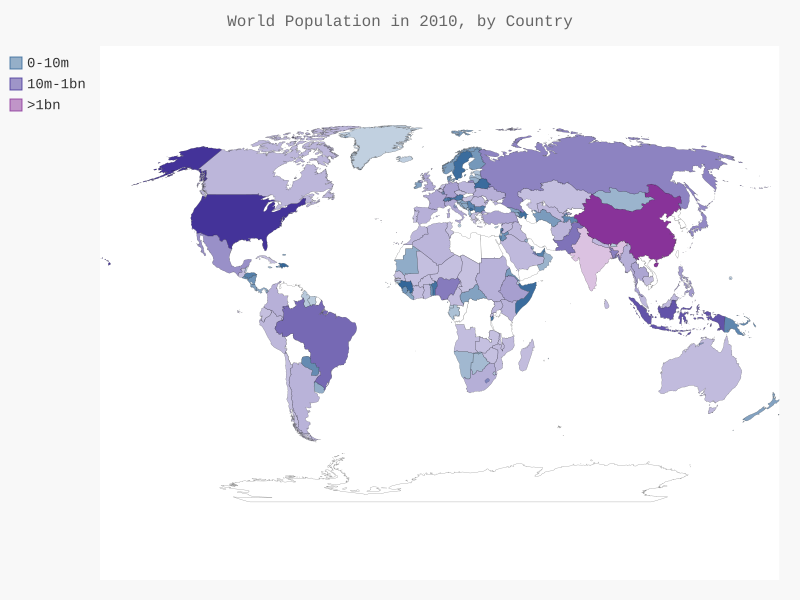

The Python source for this figure:
import json

import pygal.maps.world
from pygal.style import LightColorizedStyle as LCS, RotateStyle as RS


from country_codes import get_country_code

#Load the data into a list.
filename = 'population_data.json'
with open(filename) as f:
    pop_data = json.load(f)

# Build a dictionary of population data.
cc_populations = {}
#Print the 2010 population for each country.
for pop_dict in pop_data:
    if pop_dict['Year'] == '2010':
        country_name = pop_dict['Country Name']
        population = int(float(pop_dict['Value']))
        code = get_country_code(country_name)
        if code:
            cc_populations[code] = population

# Group the countries into 3 population levels.
cc_pops_1, cc_pops_2, cc_pops_3 = {}, {}, {}
for cc, pop in cc_populations.items():
    if pop < 10000000:
        cc_pops_1[cc] = pop
    elif pop < 1000000000:
        cc_pops_2[cc] = pop
    else:
        cc_pops_3[cc] = pop

# See how many countries are in each level.
print(len(cc_pops_1), len(cc_pops_2), len(cc_pops_3))

wm = pygal.maps.world.World()

wm_style = RS('#336699', base_style=LCS)

wm = pygal.maps.world.World(style=wm_style)

wm.title = 'World Population in 2010, by Country'
wm.add('0-10m', cc_pops_1)
wm.add('10m-1bn', cc_pops_2)
wm.add('>1bn', cc_pops_3)

wm.render_to_file('world_population.svg')
